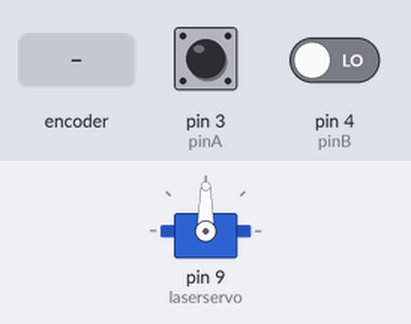
Simulated run of this sketch. Board: Arduino Uno, built with avr-gcc and run on an emulated ATmega328P. On the bench: servo. The inputs (shaded band) are chosen by the test bench; at power-on: pin 3 (pinA) HIGH, pin 4 (pinB) LOW.

Above: at 1.2 s.
1.3 s: rotary encoder on pin 3 (pinA) / pin 4 (pinB) turned 1 step (first pin leading)
At 1.7 s:
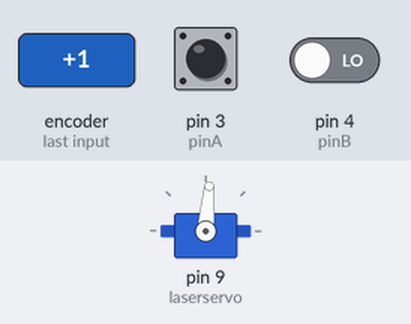
3.3 s: rotary encoder on pin 3 (pinA) / pin 4 (pinB) turned 2 steps (second pin leading)
At 5.2 s:
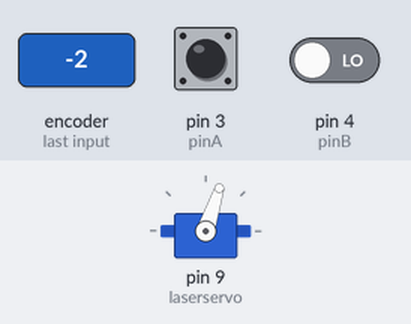
Timing chart, 0 to 6.7 s (numbered marks = the images above; inputs shaded):
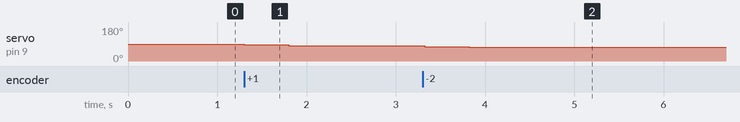

Measured:
- after the input at 1.3 s, servo on pin 9 (laserservo): 90° → 85° at once, → 81° 0.50 s later
- after the input at 3.3 s, servo on pin 9 (laserservo): 81° → 76° at once, → 72° 0.50 s later

The sketch:

servo__rotary_encoder_0413.ino
```cpp
// 04/13/2022

// digital pins for CLK and DT
int pinA = 3; // Connected to CLK on KY-040
int pinB = 4; // Connected to DT on KY-040

// starting the encoder value at 0
int encoderPosCount = 0;

// declaring the variables to be integers
int pinALast;
int aVal;
int var;

// declaring bCW to be boolean --> only true/false values
boolean bCW;

// max and min aVals that were found when turning the rotary encoder 180 degrees and seeing what values it prints out
int aVal_max = 20;
int bVal_max = -20;

// include the library to use the servo
#include <Servo.h>

// name the servo
Servo laserservo;

// set up
void setup() {
  // for CLK pin to be input
  pinMode (pinA,INPUT);
  // for DT pin to be input
  pinMode (pinB,INPUT);
  // Whatever state it's in will reflect the last position; read the pinA value
  pinALast = digitalRead(pinA);
  // set the data rate (bits/second) for the serial monitor
  Serial.begin(9600);

  // connects actual servo from pin 9 to servo label on code
  laserservo.attach(9);
}

void loop() {
  // aVal will start off as the reading of pinA
  aVal = digitalRead(pinA);
  //
  if (aVal != pinALast){ // Means the knob is rotating
    // if the knob is rotating, we need to determine direction
    // We do that by reading pin B.
    if (digitalRead(pinB) != aVal) {
      // Means pin A Changed first - We're Rotating Clockwise
      // add onto the current encoder count because encoder is moving CW
      encoderPosCount ++;
      // sets the CW value as true
      bCW = true;
    }

    else {
      // Otherwise B changed first and we're moving CCW
      bCW = false;
      // subtract from the current encoder count because encoder is moving CCW
      encoderPosCount--;
    }

// taking this out at the moment...but do we really need it?? idk
//    Serial.print ("Rotated: ");
//    if (bCW){
//      Serial.println ("clockwise");
//    }
//
//    else{
//      Serial.println("counterclockwise");
//    }
//
//    Serial.print("Encoder Position: ");
//    Serial.println(encoderPosCount);

    // if the encoder position is greater than the extreme/maximum values
    if (aVal > aVal_max || aVal < bVal_max ) {
      Serial.println("bruh motor can't go that far");
    }

    // if the encoder position is less than the extreme/maximum values
    else {
      // scale encoder position value to the servo motor
      var = map(encoderPosCount, bVal_max, aVal_max, 0, 180);
      // make the motor move to encoder position
      laserservo.write(var);
      // give the motor time i guess
      delay(500);
      }

    // let the previous value of pinA loop around
    pinALast = aVal;

    }

  }
```
